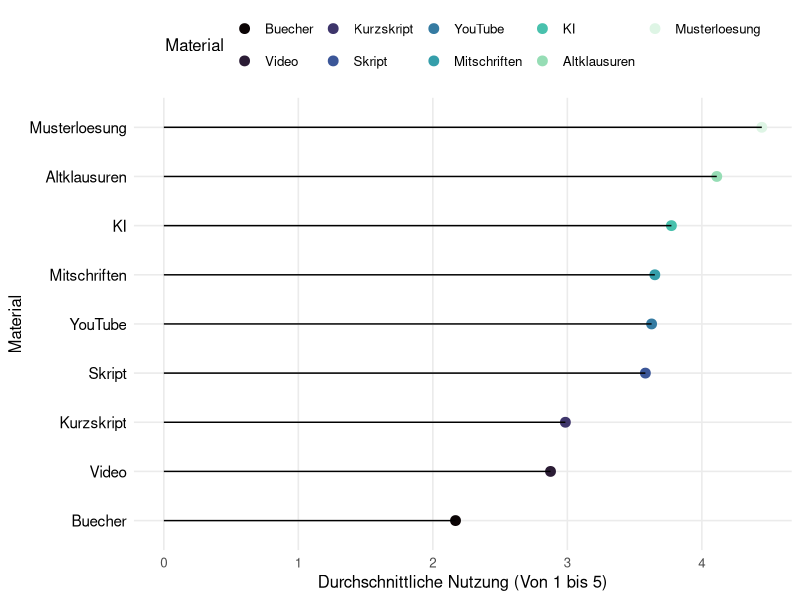
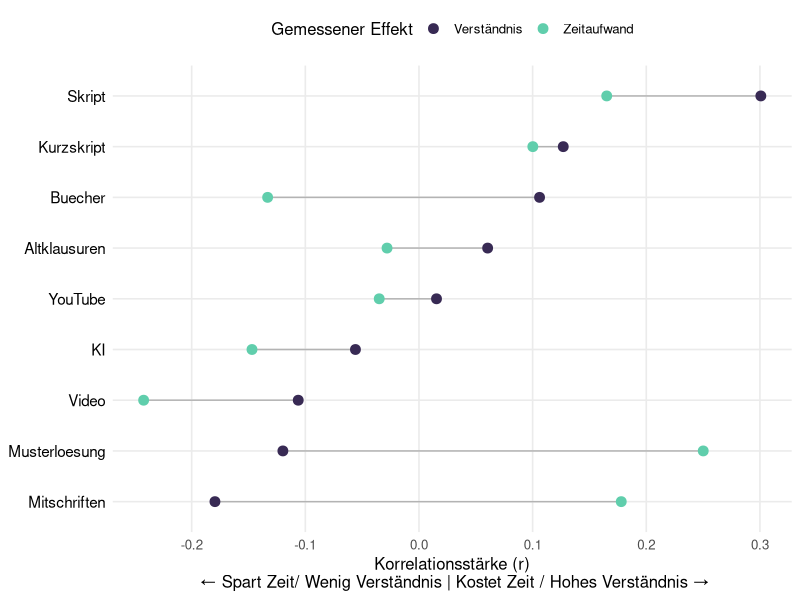
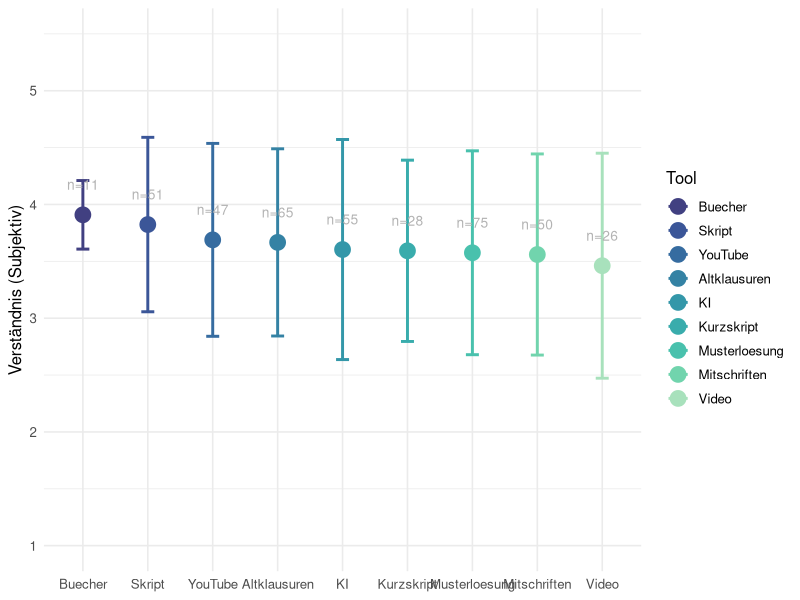
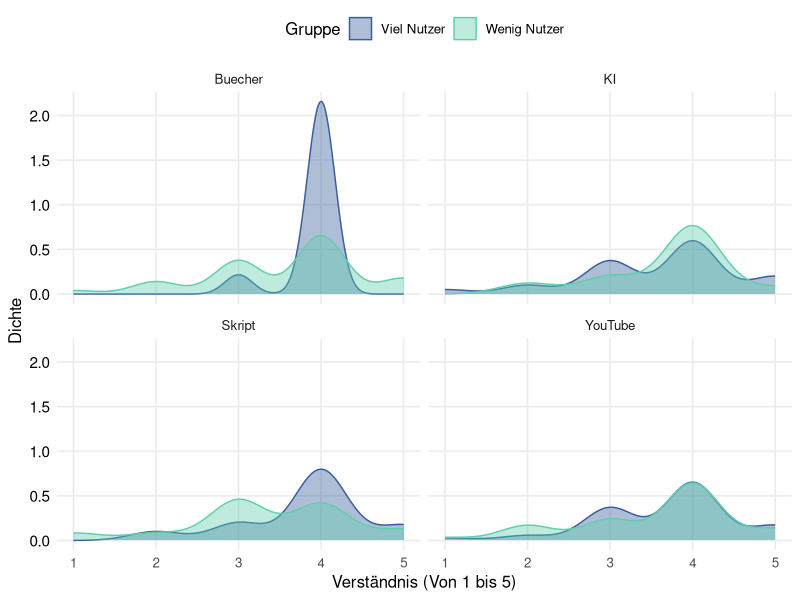
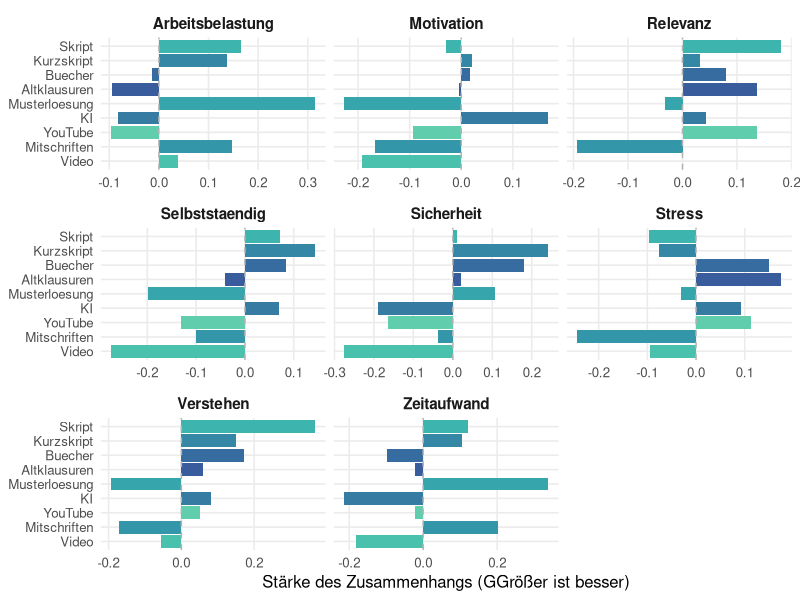

Generate these figures, in order, with R: (Note: this script raises an error after producing the figures.)

#Library installieren 
library(tidyverse)

#Reinladen der Umfrage ins global Enviorment
survey.data <- read.csv("results-survey_cleaned.csv")

#Frage/Plot 1 - Ein abbild zeigen von dem was wir eigentlich grade Nutzen
#Die Idee hinter diesem Plot ist für die Analyse dann um den Roten Faden zu halten erstmal zu zeigen was 
#die Studenten eigentlich Nutzen, damit wir nachher Zeigen können das obwohl KI und Digitale Lernmittel
#häufig genutzt werden sie nicht mit einer erfahrung

#Wir extrahieren die passenden Informationen aus unserer Umfrage für unseren Plot
plot.1.data <- survey.data %>%
  #Wir wählen uns die wichtigen Daten aus der Befragung aus (Hier: Die Daten zur Nutzung)
  select(starts_with("Nutzung")) %>%
  #Wir fassen alles zusammen indem wir den Durschnitt für alle mittel ausrechnen und fehlende Werte entfernen
  summarise(across(everything(), mean, na.rm = TRUE)) %>%
  #Wir Formen unser Material um damit wir das ganze mit ggplot vernünftig erstellen 
  #können und bennen Material und den Score richtig um 
  pivot_longer(everything(), names_to = "Material", values_to = "Score") %>%
  #Wir entfernen von den Spalten die bleibsel der csv Datei und Sortieren
  #es so das zuerst die Materialspalte und dann die Scorespalte kommt
  mutate(
    Material = str_remove_all(Material, "Nutzung_|_Num"),
    Material = fct_reorder(Material, Score)
  )

#Wir erstellen unseren Plot für das erste Thema 
plot1 <- ggplot(plot.1.data, aes(x = Score, y = Material)) +
  #Wir erstellen einen kleinen Punkt an der Spitze der Nutzung
  geom_point(size = 3, aes(color = Material)) +
  #Wir zeichnen eine Linie die bis zu dem eben gezeichneten Punkt geht 
  geom_segment(aes(
    x = 0,
    xend = Score,
    y = Material,
    yend = Material
  )) +
  #Hinzufügen von Achsenbeschriftungen
  labs(x = "Durchschnittliche Nutzung (Von 1 bis 5)",
       y = "Material") +
  #Minimal Theme und Farbpallete für Optik vom Plots
  theme_minimal(base_size = 12) +
  theme(
    legend.position = "top", 
    panel.grid.minor = element_blank(),
    plot.title = element_text(face = "bold", size = 16), 
    axis.text.y = element_text(color = "black", size = 11)
  ) +
  scale_color_viridis_d(option = "mako") 

#Wir speichern unsere Grafik fürs Github Projekt
ggsave("Plot1.Nutzung.pdf",
       plot = plot1,
       device = "pdf",
       width = 7,
       height = 4.5)

#Frage/Plot 2 - Zeigen das viele Studenten sich Zeitersparnis beim Studium wünschen

#Um für diese Frage einen guten Plot zu erstellen müssen wir uns erstmal
#anschauen wie Zeitaufwand und Material Korrelieren

cor.time <- survey.data %>%
  summarise(across( 
    starts_with("Nutzung"), #Für alle Spalten die mit "Nutzung" anfangen in der csv
    ~ cor(.x, Effekt_Zeitaufwand_Num, use = "complete.obs") #Berechnen wir die Korrelation mit dem Zeitaufwand
  )) %>%
  #Wir beschriften unsere Zeilen wieder um und formen sie in lange Reihen um
  pivot_longer(everything(), names_to = "Material", values_to = "Zeit.Effekt")

#jetzt bauen wir diese Korrelationswerte auch für den zusammenhang mit dem Verständnis zusammen

cor.understanding <- survey.data %>%
  summarise(across( 
    starts_with("Nutzung"), #Wir nehmen uns wieder alle Nutzungsspalten
    ~ cor(.x, Qualitaet_Verstehen_Num, use = "complete.obs") #Berechnen nur diesesmal die Korrelation mit dem Verständnis
  )) %>%
  
  #Wir beschriften unsere Zeilen wieder um und formen sie in lange Reihen um
  pivot_longer(everything(), names_to = "Material", values_to = "Verstaendnis.Effekt")


#jetzt haben wir die Korrelationsdaten von Zeit und Verständnis wir wollen jetzt diese
#Kombinieren in einen Datensatz den wir dann in ggplot übergeben können

plot.2.data <- left_join(cor.time, cor.understanding, by = "Material") %>%
  mutate(
    Material = str_remove_all(Material, "Nutzung_|_Num"), #Wir entfernen wieder die Umfrage überbleibsel
    Material = fct_reorder(Material, Verstaendnis.Effekt) #Und ordnen die Spalten dann neu an 
  )

#Jetzt können wir unseren finalen ggplot Erstellen das hier wird ein Dumbell Plot 
plot2 <- ggplot(plot.2.data) +
  
  #Dieser Teil baut die Linie in der mitte die die Beiden Korrelationswerte miteinander verbindet 
  geom_segment(aes(
    y = Material, yend = Material,
    x = Zeit.Effekt, xend = Verstaendnis.Effekt
  ), color = "grey70") +
  
  #Hier erstellen wir den Punkt für die Zeit auf dem Graphen
  geom_point(aes(x = Zeit.Effekt, y = Material, color = "Zeitaufwand"), size = 3) +
  
  #Das Hier ist der Punkt für das Verständnis
  geom_point(aes(x = Verstaendnis.Effekt, y = Material, color = "Verständnis"), size = 3) +
  
  #Hier nehmen wir unsere Standard Farbpalette 
  scale_color_viridis_d(option = "mako", begin = 0.2, end = 0.8) +
  #Wir erstellen Überschrift und Achsenbeschriftungen für die Verständnis
  labs(
       x = "Korrelationsstärke (r)\n ← Spart Zeit/ Wenig Verständnis | Kostet Zeit / Hohes Verständnis →",
       y = NULL,
       color = "Gemessener Effekt"
  ) +
  #Wir editieren unser Theme minimal etwas damit es unseren Anforderungen entspricht
  theme_minimal(base_size = 12) +
  theme(
    legend.position = "top", #Sorgt dafür das die Legende oben ist 
    panel.grid.minor = element_blank(),
    plot.title = element_text(face = "bold", size = 16), #Überschrift Makieren und Richtige Größe einstellen 
    axis.text.y = element_text(color = "black", size = 11) #Achsenbeschriftung einfärben und Größe Richtig bestimmen
  )

#Wir speichern wieder unseren Plot 
ggsave("Plot2.cor.time.verst.pdf",
       plot = plot2,
       device = "pdf",
       width = 7,
       height = 4.5)

#Frage/Plot 3 - Welche Materialien Korrelieren Tatsächlich mit dem Gefühl des Veständnis

plot.3.data <- survey.data %>%
  
  #Wir brauchen das verständnis und alle Nutzungs-Spalten
  select(Qualitaet_Verstehen_Num, starts_with("Nutzung")) %>%
  
  #Wir drehen wieder für ggplot die Daten damit alles untereinander steht 
  pivot_longer(
    cols = starts_with("Nutzung"),
    names_to = "Tool",
    values_to = "Haeufigkeit"
  ) %>%
  
  #Wir räumen wieder die Namen auf 
  mutate(Tool = str_remove_all(Tool, "Nutzung_|_Num")) %>%
  
  #Wir filtern alle die das Tool regelmäßig Nutzen
  filter(Haeufigkeit >= 4) %>%
  
  #Wir rechnen absofort pro Tool
  group_by(Tool) %>%
  
  #Jetzt berechnen wir die Werte die wir für den Plot eigentlich brauchen
  summarise(
    Note = mean(Qualitaet_Verstehen_Num, na.rm = TRUE), #Berechnung des Durchschnitts
    Streuung = sd(Qualitaet_Verstehen_Num, na.rm = TRUE), #Fehlerbalken
    Anzahl.User = n() #Wir zeigen an wie viele Nutzer es gab so kann man die aussagekräftigkeit besser einschätzen
  ) %>%
  
  #Sortieren die Notes so das die beste vorne steht 
  mutate(Tool = fct_reorder(Tool, Note, .desc = TRUE))


#Jetzt erstellen wir unseren Mean/Error Plot 
plot3 <- ggplot(plot.3.data, aes(x = Tool, y = Note, color = Tool)) +
  
  #Zuerst erstellen wir den Fehlerbalken
  geom_errorbar(aes(ymin = Note - Streuung, ymax = Note + Streuung),
                width = 0.2, size = 1) +
  #Der Punkt welcher unseren durchschnittswert darstellt 
  geom_point(size = 5) +
  
  #Text Label damit man sieht wie viele Leute zu einer Häufigen Lerngruppe gehören
  geom_text(aes(label = paste0("n=", Anzahl.User)),
            vjust = -2.5, size = 3.5, color = "grey70") +
  
  #Auswählen der Farbpalette
  scale_colour_viridis_d(option = "mako", begin = 0.3, end = 0.9) +
  
  #Jezt fixieren wir die Achsen 
  scale_y_continuous(limits = c(1, 5.5), breaks = 1:5) +
  
  #Beschriftung(WIP)
  labs(
    y = "Verständnis (Subjektiv)",
    x = NULL 
  ) +
  theme_minimal(base_size = 12)

#Wir speichern wieder unseren Plot
ggsave("Plot3.Errorplot.pdf",
       plot = plot3,
       device = "pdf",
       width = 7,
       height = 4.5)


#Frage/Plot 4 - Macht es einen unterschied für die Note, ob ich ein Tool viel oder wenig nutze?

#Wir erstellen hierfür einen Density Plot, ursprünglich wollte ich nen einfachen 
#Boxplot verwenden aber das war mir ein wenig zu langweilig

#Wir starten wie immer mit unserer datenumformung
plot.4.data <- survey.data %>%
  
  #Wir wählen die Zeilen aus die wir brauchen das Verständnis und Nutzung 
  #von KI und Youtube im Vergleich mit Skript und Büchern
  select(Qualitaet_Verstehen_Num,
         Nutzung_Skript_Num,
         Nutzung_KI_Num,
         Nutzung_YouTube_Num,
         Nutzung_Buecher_Num) %>%
  
  #Wir drehen die Daten wieder für den ggplot
  pivot_longer(cols = starts_with("Nutzung"),
               names_to = "Tool",
               values_to = "Haeufigkeit") %>%
  
  #Wir machen unseren Datensatz wieder für den Plot "sauber"
  mutate(Tool = str_remove_all(Tool, "Nutzung_|_Num")) %>%
  
  #Wir entfernen alle NAs
  drop_na(Haeufigkeit) %>%
  
  #Jetzt unterscheiden wir die Studenten in 2 Gruppen
  mutate(Gruppe = if_else(Haeufigkeit >= 4,
                          "Viel Nutzer",
                          "Wenig Nutzer")) %>%
  
  #Wir filtern Tool nur nach den Tools die wir tatsächlich haben wollen in unserem Violinen Plot
  filter(Tool %in% c("Skript", "KI", "YouTube", "Buecher"))

#Jetzt erstellen wir unseren density Plot 
plot4 <- ggplot(plot.4.data, aes(x = Qualitaet_Verstehen_Num, fill = Gruppe, color = Gruppe)) +
  
  #Wir erstellen unseren density Plot mit alpha = 0.4 damit die Hügel transperent sind 
  geom_density(alpha = 0.4) +
  
  #Dieser Befehl sorgt dafür das wir sozusagen mini Plots für jedes der Materialien erstellen 
  facet_wrap(~Tool) +
  
  #Hier nehmen wir unsere Standard Farbpalette 
  scale_fill_viridis_d(option = "mako", begin = 0.4, end = 0.8) +
  scale_color_viridis_d(option = "mako", begin = 0.4, end = 0.8) +
  
  #Wir erstellen Überschrift und Achsenbeschriftungen für die Verständnis
  labs(
       x = "Verständnis (Von 1 bis 5)",
       y = "Dichte",
       fill = "Gruppe"
  ) +
  
  #Wir editieren unser Theme minimal etwas damit es unseren Anforderungen entspricht
  theme_minimal(base_size = 12) +
  theme(
    legend.position = "top", #Sorgt dafür das die Legende oben ist 
    panel.grid.minor = element_blank(),
    plot.title = element_text(face = "bold", size = 16), #Überschrift Makieren und Richtige Größe einstellen 
    axis.text.y = element_text(color = "black", size = 11) #Achsenbeschriftung einfärben und Größe Richtig bestimmen
  )


#Wir speichern wieder unsere Grafik 
ggsave("Plot4.Verständnisdichte.pdf",
       plot = plot4,
       device = "pdf",
       width = 7,
       height = 4.5)

#Frage4.5/Plot4.5 - Mit welchen Effekten Korrelieren die Arbeitsmaterialien
#Es fehlt zwischen PLot 4 und 5 für die Argumentation unserer These der Übergang deswegen
#gucken wir uns jetzt an wie die Materialien mit den Effekten zusammenhängen die für die Zufriedenheit sorgen können

plot.4.5.data <- survey.data %>%
  #Wir wählen wieder unsere gebrauchten Eigenschaften aus, 
  #wir nehmen nicht alle Effekte weil unsere Plots sonst zu unübersichtlich werden
  select(starts_with("Nutzung_"),
         starts_with("Effekt_"),
         Qualitaet_Verstehen_Num) %>%
  
  #Wir entfernen alle NAs 
  drop_na() %>%
  
  #Wir berechnen die Korrelation zwischen all diesen Werten
  cor() %>%
  
  #Hier wieder unser trick aus Plot 4 um die Daten ins richtige Format zu rücken
  as.table() %>%
  as.data.frame() %>%
  
  #Jetzt filtern wir die Korrelationen die wir tatsächlich haben wollen
  filter(str_detect(Var1, "Nutzung"), !str_detect(Var2, "Nutzung")) %>%
  
  #Wir machen unsere Namen für die Plots wieder schön 
  mutate(
    Tool = str_remove_all(Var1, "Nutzung_|_Num"),
    
    #Wir entfernen auch noch andere Überbleibsel 
    Effekt = str_remove_all(Var2, "Effekt_|Qualitaet_|Nutzung_|_Num|_Rev")
  )

plot4.5 <- ggplot(plot.4.5.data, aes (x = Freq, y = reorder(Tool, Freq), fill = Tool)) +
  #Hiermit erstellen wir unsere Balken
  geom_col() +
  
  #Das hier sorgt dafür das wir wieder viele
  facet_wrap(~Effekt, scales = "free_x") +
  scale_fill_viridis_d(option = "mako", begin = 0.4, end = 0.8) +
  geom_vline(xintercept = 0, linetype = "dashed", color = "grey70") +
  labs(
    x = "Stärke des Zusammenhangs (GGrößer ist besser)",
    y = NULL
  ) +
  theme_minimal(base_size = 12) +
  theme(
    legend.position = "none",
    panel.grid.minor = element_blank(),
    strip.text = element_text(face = "bold", size = 11)
  )

#Wir speichern wieder unser Bild
ggsave("Plot4.5.Korrelation.pdf",
       plot = plot4.5,
       device = "pdf",
       width = 10,
       height = 4.5)

#Plot/Frage 5 - Wie Korrelieren Qualitäts und Effekteigenschaften mit der Zufriedenheit
plot.5.data.cor <- survey.data %>%
  
  #Wir suchen alle Eigenschaften raus die mit der Zufriedenheit interessant korrelieren könnten
  select(starts_with("Qualitaet_"), starts_with("Effekt_"), Zufriedenheit_Score) %>%
  
  #Wir entfernen alle Fehlenden Werte für den Plot 
  drop_na() %>%
  
  #Wir berechnen die Korrelation zwischen allen werten
  cor() %>%
  
  #Formen die Matrix zuerst in eine Tabelle und dann in einen Data Frame um 
  as.table() %>%
  as.data.frame() %>%
  
  #Wir filtern alle Korrelationen heraus so dass nurnoch die wichtigen Dinge übrig sind 
  filter(Var1 != "Zufriedenheit_Score", Var2 == "Zufriedenheit_Score") %>%
  
  mutate(
    Faktor = str_remove_all(Var1, "Qualitaet_|Effekt_|_Num|_Rev"),
  ) %>%
  
  mutate(Faktor = fct_reorder(Faktor, Freq)) 

#Da wir in der ersten Transformation die Daten schon umgebaut haben mit correlationen
#holen wir uns jetzt noch die anderen Sachen die wir brauchen für den finalen Tornado Plot 

plot.5.data.cor.2 <- survey.data %>%
  #Wir wählen wieder alle Spalten aus die wir brauchen 
  select(starts_with("Nutzung_"),
         Effekt_Sicherheit_Num,
         Effekt_Stress_Num,
         Effekt_Zeitaufwand_Rev,
         Qualitaet_Verstehen_Num) %>%
  #Wir entfernen alle na werte damit wir später keine Probleme bekommen
  drop_na() %>%
  
  #Wir berechnen von diesen Aspekten die Korrelationen
  cor() %>%
  
  #Wir wenden wieder unseren Umformatierungstrick an
  as.table() %>%
  as.data.frame() %>%
  filter(
    str_detect(Var1, "Nutzung"),
    !str_detect(Var2, "Nutzung")
  ) %>%
  mutate(
    Tool = str_remove_all(Var1, "Nutzung_|_Num"),
    Effekt = str_remove_all(Var2, "Effekt_|Qualitaet_|_Num|_Rev")
  )

plot5 <- ggplot(plot.5.data.cor.2, aes(x = Freq, y = reorder(Effekt, Freq), fill = Effekt)) +
  geom_col() +
  facet_wrap(~Tool, ncol = 3) +
  scale_fill_viridis_d(option = "mako", begin = 0.3, end = 0.8) +
  geom_vline(xintercept = 0, linetype = "dashed", color = "grey70") +
  labs(
    x = "Korrelation (r) (Höher ist hier immer besser)",
    y = NULL
  ) +
  theme_minimal(base_size = 12)

#Wir Speichern wieder unsere Ergebnisse
ggsave("Plot5.Effekt.cor.pdf",
       plot = plot5,
       device = "pdf",
       width = 7,
       height = 4.5)
